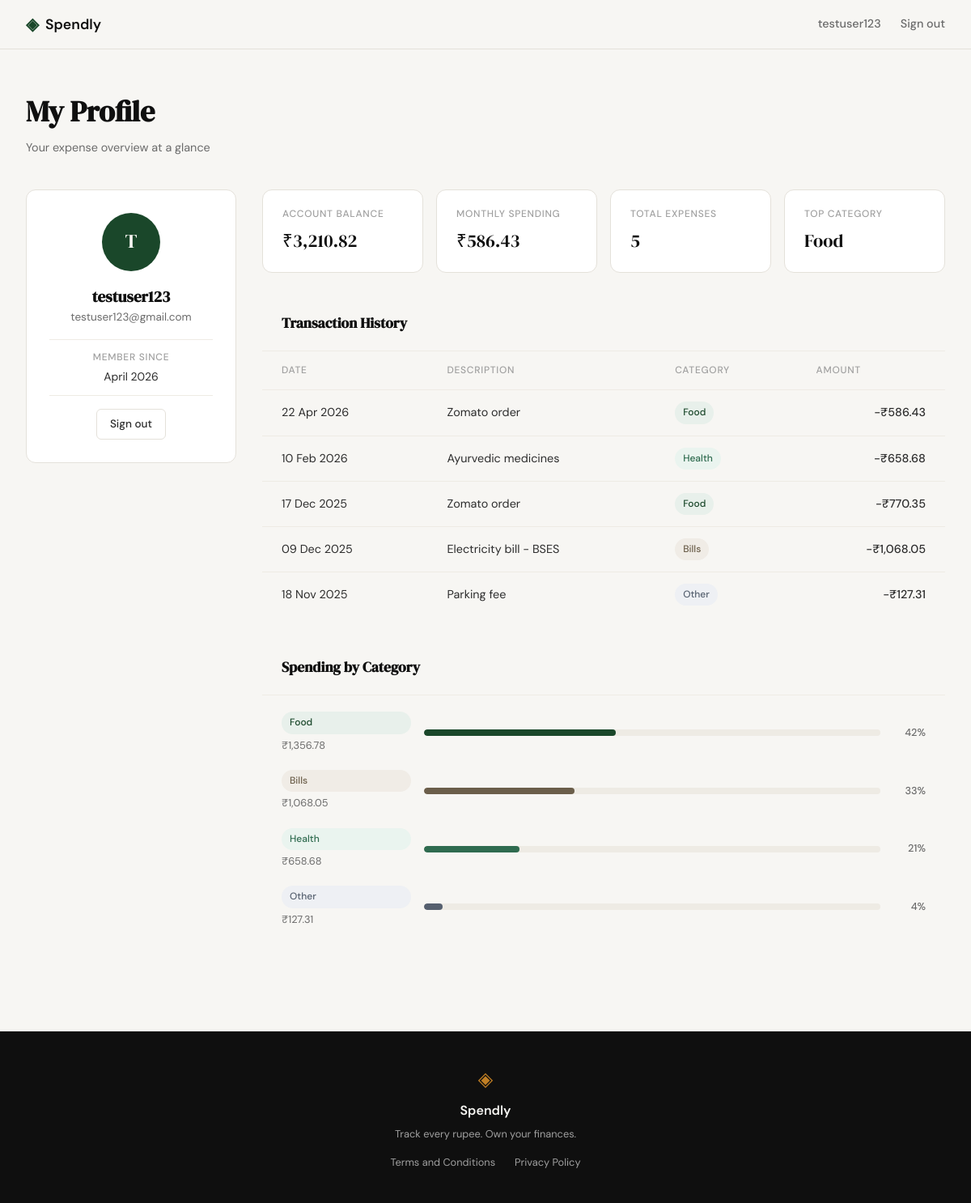
/profile (signed in), run on the app's committed database.
### tables this page shows
CREATE TABLE users (
            id INTEGER PRIMARY KEY AUTOINCREMENT,
            name TEXT NOT NULL,
            email TEXT UNIQUE NOT NULL,
            password_hash TEXT NOT NULL,
            created_at TEXT DEFAULT (datetime('now'))
        );

CREATE TABLE expenses (
            id INTEGER PRIMARY KEY AUTOINCREMENT,
            user_id INTEGER NOT NULL,
            amount REAL NOT NULL,
            category TEXT NOT NULL,
            date TEXT NOT NULL,
            description TEXT,
            created_at TEXT DEFAULT (datetime('now')),
            FOREIGN KEY (user_id) REFERENCES users(id)
        );

### app.py (the view)
@app.route("/profile")
def profile():
    user_id = session.get("user_id")
    if not user_id:
        return redirect(url_for("login"))
    from database.queries import get_user_profile, get_summary_stats, get_recent_transactions, get_category_breakdown
    user = get_user_profile(user_id)
    if user is None:
        session.clear()
        return redirect(url_for("login"))
    summary = get_summary_stats(user_id)
    stats = {
        "account_balance": summary["total_spent"],
        "monthly_spending": summary["monthly_spending"],
        "total_expenses": summary["transaction_count"],
        "top_category": summary["top_category"],
    }
    transactions = get_recent_transactions(user_id, limit=10)
    categories = get_category_breakdown(user_id)
    return render_template(
        "profile.html",
        user=user,
        stats=stats,
        transactions=transactions,
        categories=categories
    )

### app.py (called while the page is built)
@app.context_processor
def inject_current_user():
    user_id = session.get("user_id")
    if not user_id:
        return {"current_user": None}
    from database.db import get_user_by_id
    return {"current_user": get_user_by_id(user_id)}

### database/db.py (called while the page is built)
def get_db():
    conn = sqlite3.connect(DATABASE_PATH)
    conn.row_factory = sqlite3.Row
    conn.execute("PRAGMA foreign_keys = ON")
    return conn

def get_user_by_id(user_id):
    conn = get_db()
    cursor = conn.cursor()
    cursor.execute(
        "SELECT id, name, email, created_at FROM users WHERE id = ?",
        (user_id,),
    )
    row = cursor.fetchone()
    conn.close()
    return dict(row) if row else None

### database/queries.py (called while the page is built)
def _format_inr(amount):
    return f"\u20b9{amount:,.2f}"

def _category_cls(category):
    return category.lower().replace(" ", "").replace("&", "")

def _format_date(date_str):
    try:
        d = datetime.fromisoformat(date_str)
        return d.strftime("%d %b %Y")
    except ValueError:
        return date_str

def get_user_profile(user_id):
    conn = get_db()
    cursor = conn.cursor()
    cursor.execute(
        "SELECT name, email, created_at FROM users WHERE id = ?",
        (user_id,),
    )
    row = cursor.fetchone()
    conn.close()
    if row is None:
        return None
    name = row["name"]
    email = row["email"]
    created_at = row["created_at"]
    try:
        joined = datetime.fromisoformat(created_at)
        member_since = joined.strftime("%B %Y")
    except ValueError:
        member_since = "Unknown"
    initials = "".join(part[0].upper() for part in name.split()[:2])
    return {
        "name": name,
        "email": email,
        "member_since": member_since,
        "avatar_initials": initials,
    }

def get_recent_transactions(user_id, limit=10):
    conn = get_db()
    cursor = conn.cursor()
    cursor.execute(
        """
        SELECT date, description, category, amount
        FROM expenses
        WHERE user_id = ?
        ORDER BY date DESC, id DESC
        LIMIT ?
        """,
        (user_id, limit),
    )
    rows = cursor.fetchall()
    conn.close()
    transactions = []
    for row in rows:
        transactions.append({
            "date": _format_date(row["date"]),
            "desc": row["description"] or "",
            "category": row["category"],
            "amount": "-" + _format_inr(row["amount"]),
            "cls": _category_cls(row["category"]),
        })
    return transactions

### templates/profile.html (shortened to what this page needs)
{% extends "base.html" %}
{% block content %}
<div class="profile-page">
    <div class="profile-header">
        <h1 class="profile-heading">My Profile</h1>
        <p class="profile-subheading">Your expense overview at a glance</p>
    </div>
    <div class="profile-grid">
        <aside class="profile-sidebar">
            <div class="profile-card">
                <div class="profile-avatar">{{ user.avatar_initials }}</div>
                <div class="profile-identity">
                    <h2 class="profile-name">{{ user.name }}</h2>
                    <p class="profile-email">{{ user.email }}</p>
                </div>
                <div class="profile-meta">
                    <span class="profile-meta-item">
                        <span class="meta-label">Member since</span>
                        <span class="meta-value">{{ user.member_since }}</span>
                    </span>
                </div>
                <a href="{{ url_for('logout') }}" class="btn-ghost btn-sm">Sign out</a>
            </div>
        </aside>
        <div class="profile-main">
            <div class="stats-row">
                <div class="stat-card">
                    <span class="stat-label">Account Balance</span>
                    <span class="stat-value">{{ stats.account_balance }}</span>
                </div>
                <div class="stat-card">
                    <span class="stat-label">Monthly Spending</span>
                    <span class="stat-value">{{ stats.monthly_spending }}</span>
                </div>
                <div class="stat-card">
                    <span class="stat-label">Total Expenses</span>
                    <span class="stat-value">{{ stats.total_expenses }}</span>
                </div>
                <div class="stat-card">
                    <span class="stat-label">Top Category</span>
                    <span class="stat-value">{{ stats.top_category }}</span>
                </div>
            </div>
            <div class="card table-card">
                <div class="table-header">
                    <h3 class="table-title">Transaction History</h3>
                </div>
                <div class="table-scroll">
                    <table class="data-table">
                        <thead>
                            <tr>
                                <th>Date</th>
                                <th>Description</th>
                                <th>Category</th>
                                <th class="text-right">Amount</th>
                            </tr>
                        </thead>
                        <tbody>
                            {% for txn in transactions %}
                            <tr class="table-row">
                                <td class="cell-date">{{ txn.date }}</td>
                                <td class="cell-desc">{{ txn.desc }}</td>
                                <td>
                                    <span class="category-badge badge-{{ txn.cls }}">{{ txn.category }}</span>
                                </td>
                                <td class="cell-amount text-right">{{ txn.amount }}</td>
                            </tr>
                            {% endfor %}
                        </tbody>
                    </table>
                </div>
            </div>
            <div class="card table-card">
                <div class="table-header">
                    <h3 class="table-title">Spending by Category</h3>
                </div>
                <div class="category-list">
                    {% for cat in categories %}
                    <div class="category-row">
                        <div class="category-info">
                            <span class="category-badge badge-{{ cat.cls }}">{{ cat.name }}</span>
                            <span class="category-amount">{{ cat.amount }}</span>
                        </div>
                        <div class="category-bar-track">
                            <div class="category-bar cat-bar-{{ cat.cls }}" style="width: {{ cat.pct }}%"></div>
                        </div>
                        <span class="category-pct">{{ cat.pct }}%</span>
                    </div>
                    {% endfor %}
                </div>
            </div>
        </div>
    </div>
</div>
{% endblock %}

### templates/base.html (shortened to what this page needs)
<!DOCTYPE html>
<html lang="en">
<head>
    <link rel="stylesheet" href="{{ url_for('static', filename='css/style.css') }}">
</head>
<body>
    <nav class="navbar">
        <div class="nav-inner">
            <a href="{{ url_for('landing') }}" class="nav-brand">
                <span class="brand-icon">◈</span>
                <span class="brand-name">Spendly</span>
            </a>
            <div class="nav-links">
                {% if current_user %}
                <a href="{{ url_for('profile') }}" class="nav-user">{{ current_user.name.split()[0] }}</a>
                <a href="{{ url_for('logout') }}">Sign out</a>
                {% else %}
                <a href="{{ url_for('login') }}">Sign in</a>
                <a href="{{ url_for('register') }}" class="nav-cta">Get started</a>
                {% endif %}
            </div>
        </div>
    </nav>
    <main class="main-content">
        {% block content %}{% endblock %}
    </main>
    <footer class="footer">
        <div class="footer-inner">
            <span class="brand-icon">◈</span>
            <span class="footer-name">Spendly</span>
            <p class="footer-copy">Track every rupee. Own your finances.</p>
            <p class="footer-links">
                <a href="{{ url_for('terms') }}">Terms and Conditions</a>
                <a href="{{ url_for('privacy') }}">Privacy Policy</a>
            </p>
        </div>
    </footer>
</body>
</html>

### data on the page
users: name "testuser123", email "testuser123@gmail.com"
expenses: date "22 Apr 2026", desc "Zomato order", category "Food", amount "-₹586.43"
expenses: date "10 Feb 2026", desc "Ayurvedic medicines", category "Health", amount "-₹658.68"
expenses: date "17 Dec 2025", desc "Zomato order", category "Food", amount "-₹770.35"
expenses: date "09 Dec 2025", desc "Electricity bill - BSES", category "Bills", amount "-₹1,068.05"
expenses: date "18 Nov 2025", desc "Parking fee", category "Other", amount "-₹127.31"

### other printed values
{{ user.avatar_initials }} "T"
{{ user.member_since }} "April 2026"
{{ stats.account_balance }} "₹3,210.82"
{{ stats.monthly_spending }} "₹586.43"
{{ stats.total_expenses }} "5"
{{ stats.top_category }} "Food"
{{ cat.name }} "Food" "Bills" "Health" "Other"
{{ cat.amount }} "₹1,356.78" "₹1,068.05" "₹658.68" "₹127.31"
{{ cat.pct }} "42" "33" "21" "4"
